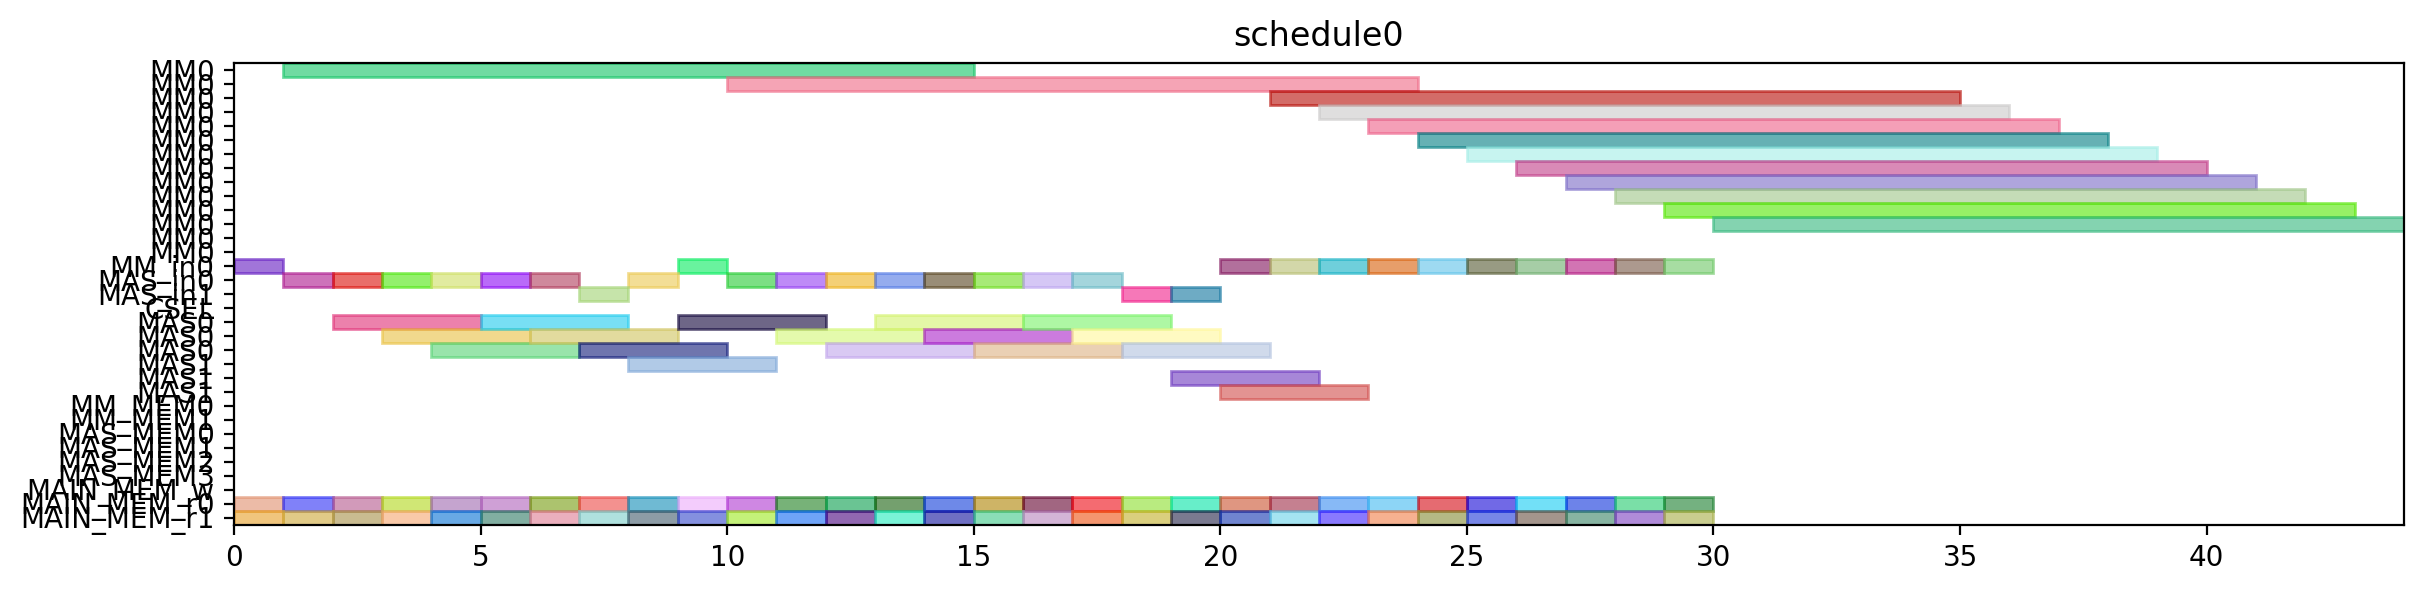

Generate this figure with Python:
from pyschedule import Scenario, solvers, plotters, alt


def solve():
	horizon = 120
	S = Scenario("schedule0", horizon=horizon)

	# resource
	MM = S.Resources('MM', num=1, size=14)
	MM_in = S.Resources('MM_in', num=1)
	MAS_in = S.Resources('MAS_in', num=2)
	CSEL = S.Resource('CSEL')
	MAS = S.Resources('MAS', num=2, size=3, periods=range(1, horizon))
	MM_MEM = S.Resources('MM_MEM', num=2)
	MAS_MEM = S.Resources('MAS_MEM', num=4)
	MAIN_MEM_w = S.Resource('MAIN_MEM_w', size=1)
	MAIN_MEM_r = S.Resources('MAIN_MEM_r', num=2)

	# result of previous scheduling

	# new tasks
	T1_t0 = S.Task('T1_t0', length=3, delay_cost=1)
	T1_t0 += alt(MAS)
	T1_t0_in = S.Task('T1_t0_in', length=1, delay_cost=1)
	T1_t0_in += alt(MAS_in)
	S += T1_t0_in*MAS_in[0]<=T1_t0*MAS[0]

	S += T1_t0_in*MAS_in[1]<=T1_t0*MAS[1]

	T1_t0_mem0 = S.Task('T1_t0_mem0', length=1, delay_cost=1)
	T1_t0_mem0 += MAIN_MEM_r[0]
	S += T1_t0_mem0 <= T1_t0

	T1_t0_mem1 = S.Task('T1_t0_mem1', length=1, delay_cost=1)
	T1_t0_mem1 += MAIN_MEM_r[1]
	S += T1_t0_mem1 <= T1_t0

	T1_t1 = S.Task('T1_t1', length=3, delay_cost=1)
	T1_t1 += alt(MAS)
	T1_t1_in = S.Task('T1_t1_in', length=1, delay_cost=1)
	T1_t1_in += alt(MAS_in)
	S += T1_t1_in*MAS_in[0]<=T1_t1*MAS[0]

	S += T1_t1_in*MAS_in[1]<=T1_t1*MAS[1]

	T1_t1_mem0 = S.Task('T1_t1_mem0', length=1, delay_cost=1)
	T1_t1_mem0 += MAIN_MEM_r[0]
	S += T1_t1_mem0 <= T1_t1

	T1_t1_mem1 = S.Task('T1_t1_mem1', length=1, delay_cost=1)
	T1_t1_mem1 += MAIN_MEM_r[1]
	S += T1_t1_mem1 <= T1_t1

	T1_t3 = S.Task('T1_t3', length=14, delay_cost=1)
	T1_t3 += alt(MM)
	T1_t3_in = S.Task('T1_t3_in', length=1, delay_cost=1)
	T1_t3_in += alt(MM_in)
	S += T1_t3_in*MM_in[0]<=T1_t3*MM[0]
	T1_t3_mem0 = S.Task('T1_t3_mem0', length=1, delay_cost=1)
	T1_t3_mem0 += MAIN_MEM_r[0]
	S += T1_t3_mem0 <= T1_t3

	T1_t3_mem1 = S.Task('T1_t3_mem1', length=1, delay_cost=1)
	T1_t3_mem1 += MAIN_MEM_r[1]
	S += T1_t3_mem1 <= T1_t3

	T2_t0 = S.Task('T2_t0', length=14, delay_cost=1)
	T2_t0 += alt(MM)
	T2_t0_in = S.Task('T2_t0_in', length=1, delay_cost=1)
	T2_t0_in += alt(MM_in)
	S += T2_t0_in*MM_in[0]<=T2_t0*MM[0]
	T2_t0_mem0 = S.Task('T2_t0_mem0', length=1, delay_cost=1)
	T2_t0_mem0 += MAIN_MEM_r[0]
	S += T2_t0_mem0 <= T2_t0

	T2_t0_mem1 = S.Task('T2_t0_mem1', length=1, delay_cost=1)
	T2_t0_mem1 += MAIN_MEM_r[1]
	S += T2_t0_mem1 <= T2_t0

	T2_t1 = S.Task('T2_t1', length=14, delay_cost=1)
	T2_t1 += alt(MM)
	T2_t1_in = S.Task('T2_t1_in', length=1, delay_cost=1)
	T2_t1_in += alt(MM_in)
	S += T2_t1_in*MM_in[0]<=T2_t1*MM[0]
	T2_t1_mem0 = S.Task('T2_t1_mem0', length=1, delay_cost=1)
	T2_t1_mem0 += MAIN_MEM_r[0]
	S += T2_t1_mem0 <= T2_t1

	T2_t1_mem1 = S.Task('T2_t1_mem1', length=1, delay_cost=1)
	T2_t1_mem1 += MAIN_MEM_r[1]
	S += T2_t1_mem1 <= T2_t1

	T2_t2 = S.Task('T2_t2', length=3, delay_cost=1)
	T2_t2 += alt(MAS)
	T2_t2_in = S.Task('T2_t2_in', length=1, delay_cost=1)
	T2_t2_in += alt(MAS_in)
	S += T2_t2_in*MAS_in[0]<=T2_t2*MAS[0]

	S += T2_t2_in*MAS_in[1]<=T2_t2*MAS[1]

	T2_t2_mem0 = S.Task('T2_t2_mem0', length=1, delay_cost=1)
	T2_t2_mem0 += MAIN_MEM_r[0]
	S += T2_t2_mem0 <= T2_t2

	T2_t2_mem1 = S.Task('T2_t2_mem1', length=1, delay_cost=1)
	T2_t2_mem1 += MAIN_MEM_r[1]
	S += T2_t2_mem1 <= T2_t2

	T2_t3 = S.Task('T2_t3', length=3, delay_cost=1)
	T2_t3 += alt(MAS)
	T2_t3_in = S.Task('T2_t3_in', length=1, delay_cost=1)
	T2_t3_in += alt(MAS_in)
	S += T2_t3_in*MAS_in[0]<=T2_t3*MAS[0]

	S += T2_t3_in*MAS_in[1]<=T2_t3*MAS[1]

	T2_t3_mem0 = S.Task('T2_t3_mem0', length=1, delay_cost=1)
	T2_t3_mem0 += MAIN_MEM_r[0]
	S += T2_t3_mem0 <= T2_t3

	T2_t3_mem1 = S.Task('T2_t3_mem1', length=1, delay_cost=1)
	T2_t3_mem1 += MAIN_MEM_r[1]
	S += T2_t3_mem1 <= T2_t3

	T3_t0 = S.Task('T3_t0', length=14, delay_cost=1)
	T3_t0 += alt(MM)
	T3_t0_in = S.Task('T3_t0_in', length=1, delay_cost=1)
	T3_t0_in += alt(MM_in)
	S += T3_t0_in*MM_in[0]<=T3_t0*MM[0]
	T3_t0_mem0 = S.Task('T3_t0_mem0', length=1, delay_cost=1)
	T3_t0_mem0 += MAIN_MEM_r[0]
	S += T3_t0_mem0 <= T3_t0

	T3_t0_mem1 = S.Task('T3_t0_mem1', length=1, delay_cost=1)
	T3_t0_mem1 += MAIN_MEM_r[1]
	S += T3_t0_mem1 <= T3_t0

	T3_t1 = S.Task('T3_t1', length=14, delay_cost=1)
	T3_t1 += alt(MM)
	T3_t1_in = S.Task('T3_t1_in', length=1, delay_cost=1)
	T3_t1_in += alt(MM_in)
	S += T3_t1_in*MM_in[0]<=T3_t1*MM[0]
	T3_t1_mem0 = S.Task('T3_t1_mem0', length=1, delay_cost=1)
	T3_t1_mem0 += MAIN_MEM_r[0]
	S += T3_t1_mem0 <= T3_t1

	T3_t1_mem1 = S.Task('T3_t1_mem1', length=1, delay_cost=1)
	T3_t1_mem1 += MAIN_MEM_r[1]
	S += T3_t1_mem1 <= T3_t1

	T3_t2 = S.Task('T3_t2', length=3, delay_cost=1)
	T3_t2 += alt(MAS)
	T3_t2_in = S.Task('T3_t2_in', length=1, delay_cost=1)
	T3_t2_in += alt(MAS_in)
	S += T3_t2_in*MAS_in[0]<=T3_t2*MAS[0]

	S += T3_t2_in*MAS_in[1]<=T3_t2*MAS[1]

	T3_t2_mem0 = S.Task('T3_t2_mem0', length=1, delay_cost=1)
	T3_t2_mem0 += MAIN_MEM_r[0]
	S += T3_t2_mem0 <= T3_t2

	T3_t2_mem1 = S.Task('T3_t2_mem1', length=1, delay_cost=1)
	T3_t2_mem1 += MAIN_MEM_r[1]
	S += T3_t2_mem1 <= T3_t2

	T3_t3 = S.Task('T3_t3', length=3, delay_cost=1)
	T3_t3 += alt(MAS)
	T3_t3_in = S.Task('T3_t3_in', length=1, delay_cost=1)
	T3_t3_in += alt(MAS_in)
	S += T3_t3_in*MAS_in[0]<=T3_t3*MAS[0]

	S += T3_t3_in*MAS_in[1]<=T3_t3*MAS[1]

	T3_t3_mem0 = S.Task('T3_t3_mem0', length=1, delay_cost=1)
	T3_t3_mem0 += MAIN_MEM_r[0]
	S += T3_t3_mem0 <= T3_t3

	T3_t3_mem1 = S.Task('T3_t3_mem1', length=1, delay_cost=1)
	T3_t3_mem1 += MAIN_MEM_r[1]
	S += T3_t3_mem1 <= T3_t3

	T4_t0 = S.Task('T4_t0', length=14, delay_cost=1)
	T4_t0 += alt(MM)
	T4_t0_in = S.Task('T4_t0_in', length=1, delay_cost=1)
	T4_t0_in += alt(MM_in)
	S += T4_t0_in*MM_in[0]<=T4_t0*MM[0]
	T4_t0_mem0 = S.Task('T4_t0_mem0', length=1, delay_cost=1)
	T4_t0_mem0 += MAIN_MEM_r[0]
	S += T4_t0_mem0 <= T4_t0

	T4_t0_mem1 = S.Task('T4_t0_mem1', length=1, delay_cost=1)
	T4_t0_mem1 += MAIN_MEM_r[1]
	S += T4_t0_mem1 <= T4_t0

	T4_t1 = S.Task('T4_t1', length=14, delay_cost=1)
	T4_t1 += alt(MM)
	T4_t1_in = S.Task('T4_t1_in', length=1, delay_cost=1)
	T4_t1_in += alt(MM_in)
	S += T4_t1_in*MM_in[0]<=T4_t1*MM[0]
	T4_t1_mem0 = S.Task('T4_t1_mem0', length=1, delay_cost=1)
	T4_t1_mem0 += MAIN_MEM_r[0]
	S += T4_t1_mem0 <= T4_t1

	T4_t1_mem1 = S.Task('T4_t1_mem1', length=1, delay_cost=1)
	T4_t1_mem1 += MAIN_MEM_r[1]
	S += T4_t1_mem1 <= T4_t1

	T4_t2 = S.Task('T4_t2', length=3, delay_cost=1)
	T4_t2 += alt(MAS)
	T4_t2_in = S.Task('T4_t2_in', length=1, delay_cost=1)
	T4_t2_in += alt(MAS_in)
	S += T4_t2_in*MAS_in[0]<=T4_t2*MAS[0]

	S += T4_t2_in*MAS_in[1]<=T4_t2*MAS[1]

	T4_t2_mem0 = S.Task('T4_t2_mem0', length=1, delay_cost=1)
	T4_t2_mem0 += MAIN_MEM_r[0]
	S += T4_t2_mem0 <= T4_t2

	T4_t2_mem1 = S.Task('T4_t2_mem1', length=1, delay_cost=1)
	T4_t2_mem1 += MAIN_MEM_r[1]
	S += T4_t2_mem1 <= T4_t2

	T4_t3 = S.Task('T4_t3', length=3, delay_cost=1)
	T4_t3 += alt(MAS)
	T4_t3_in = S.Task('T4_t3_in', length=1, delay_cost=1)
	T4_t3_in += alt(MAS_in)
	S += T4_t3_in*MAS_in[0]<=T4_t3*MAS[0]

	S += T4_t3_in*MAS_in[1]<=T4_t3*MAS[1]

	T4_t3_mem0 = S.Task('T4_t3_mem0', length=1, delay_cost=1)
	T4_t3_mem0 += MAIN_MEM_r[0]
	S += T4_t3_mem0 <= T4_t3

	T4_t3_mem1 = S.Task('T4_t3_mem1', length=1, delay_cost=1)
	T4_t3_mem1 += MAIN_MEM_r[1]
	S += T4_t3_mem1 <= T4_t3

	T5_t0 = S.Task('T5_t0', length=3, delay_cost=1)
	T5_t0 += alt(MAS)
	T5_t0_in = S.Task('T5_t0_in', length=1, delay_cost=1)
	T5_t0_in += alt(MAS_in)
	S += T5_t0_in*MAS_in[0]<=T5_t0*MAS[0]

	S += T5_t0_in*MAS_in[1]<=T5_t0*MAS[1]

	T5_t0_mem0 = S.Task('T5_t0_mem0', length=1, delay_cost=1)
	T5_t0_mem0 += MAIN_MEM_r[0]
	S += T5_t0_mem0 <= T5_t0

	T5_t0_mem1 = S.Task('T5_t0_mem1', length=1, delay_cost=1)
	T5_t0_mem1 += MAIN_MEM_r[1]
	S += T5_t0_mem1 <= T5_t0

	T5_t1 = S.Task('T5_t1', length=3, delay_cost=1)
	T5_t1 += alt(MAS)
	T5_t1_in = S.Task('T5_t1_in', length=1, delay_cost=1)
	T5_t1_in += alt(MAS_in)
	S += T5_t1_in*MAS_in[0]<=T5_t1*MAS[0]

	S += T5_t1_in*MAS_in[1]<=T5_t1*MAS[1]

	T5_t1_mem0 = S.Task('T5_t1_mem0', length=1, delay_cost=1)
	T5_t1_mem0 += MAIN_MEM_r[0]
	S += T5_t1_mem0 <= T5_t1

	T5_t1_mem1 = S.Task('T5_t1_mem1', length=1, delay_cost=1)
	T5_t1_mem1 += MAIN_MEM_r[1]
	S += T5_t1_mem1 <= T5_t1

	T5_t3 = S.Task('T5_t3', length=14, delay_cost=1)
	T5_t3 += alt(MM)
	T5_t3_in = S.Task('T5_t3_in', length=1, delay_cost=1)
	T5_t3_in += alt(MM_in)
	S += T5_t3_in*MM_in[0]<=T5_t3*MM[0]
	T5_t3_mem0 = S.Task('T5_t3_mem0', length=1, delay_cost=1)
	T5_t3_mem0 += MAIN_MEM_r[0]
	S += T5_t3_mem0 <= T5_t3

	T5_t3_mem1 = S.Task('T5_t3_mem1', length=1, delay_cost=1)
	T5_t3_mem1 += MAIN_MEM_r[1]
	S += T5_t3_mem1 <= T5_t3

	T6_t0 = S.Task('T6_t0', length=14, delay_cost=1)
	T6_t0 += alt(MM)
	T6_t0_in = S.Task('T6_t0_in', length=1, delay_cost=1)
	T6_t0_in += alt(MM_in)
	S += T6_t0_in*MM_in[0]<=T6_t0*MM[0]
	T6_t0_mem0 = S.Task('T6_t0_mem0', length=1, delay_cost=1)
	T6_t0_mem0 += MAIN_MEM_r[0]
	S += T6_t0_mem0 <= T6_t0

	T6_t0_mem1 = S.Task('T6_t0_mem1', length=1, delay_cost=1)
	T6_t0_mem1 += MAIN_MEM_r[1]
	S += T6_t0_mem1 <= T6_t0

	T6_t1 = S.Task('T6_t1', length=14, delay_cost=1)
	T6_t1 += alt(MM)
	T6_t1_in = S.Task('T6_t1_in', length=1, delay_cost=1)
	T6_t1_in += alt(MM_in)
	S += T6_t1_in*MM_in[0]<=T6_t1*MM[0]
	T6_t1_mem0 = S.Task('T6_t1_mem0', length=1, delay_cost=1)
	T6_t1_mem0 += MAIN_MEM_r[0]
	S += T6_t1_mem0 <= T6_t1

	T6_t1_mem1 = S.Task('T6_t1_mem1', length=1, delay_cost=1)
	T6_t1_mem1 += MAIN_MEM_r[1]
	S += T6_t1_mem1 <= T6_t1

	T6_t2 = S.Task('T6_t2', length=3, delay_cost=1)
	T6_t2 += alt(MAS)
	T6_t2_in = S.Task('T6_t2_in', length=1, delay_cost=1)
	T6_t2_in += alt(MAS_in)
	S += T6_t2_in*MAS_in[0]<=T6_t2*MAS[0]

	S += T6_t2_in*MAS_in[1]<=T6_t2*MAS[1]

	T6_t2_mem0 = S.Task('T6_t2_mem0', length=1, delay_cost=1)
	T6_t2_mem0 += MAIN_MEM_r[0]
	S += T6_t2_mem0 <= T6_t2

	T6_t2_mem1 = S.Task('T6_t2_mem1', length=1, delay_cost=1)
	T6_t2_mem1 += MAIN_MEM_r[1]
	S += T6_t2_mem1 <= T6_t2

	T6_t3 = S.Task('T6_t3', length=3, delay_cost=1)
	T6_t3 += alt(MAS)
	T6_t3_in = S.Task('T6_t3_in', length=1, delay_cost=1)
	T6_t3_in += alt(MAS_in)
	S += T6_t3_in*MAS_in[0]<=T6_t3*MAS[0]

	S += T6_t3_in*MAS_in[1]<=T6_t3*MAS[1]

	T6_t3_mem0 = S.Task('T6_t3_mem0', length=1, delay_cost=1)
	T6_t3_mem0 += MAIN_MEM_r[0]
	S += T6_t3_mem0 <= T6_t3

	T6_t3_mem1 = S.Task('T6_t3_mem1', length=1, delay_cost=1)
	T6_t3_mem1 += MAIN_MEM_r[1]
	S += T6_t3_mem1 <= T6_t3

	T7_t0 = S.Task('T7_t0', length=14, delay_cost=1)
	T7_t0 += alt(MM)
	T7_t0_in = S.Task('T7_t0_in', length=1, delay_cost=1)
	T7_t0_in += alt(MM_in)
	S += T7_t0_in*MM_in[0]<=T7_t0*MM[0]
	T7_t0_mem0 = S.Task('T7_t0_mem0', length=1, delay_cost=1)
	T7_t0_mem0 += MAIN_MEM_r[0]
	S += T7_t0_mem0 <= T7_t0

	T7_t0_mem1 = S.Task('T7_t0_mem1', length=1, delay_cost=1)
	T7_t0_mem1 += MAIN_MEM_r[1]
	S += T7_t0_mem1 <= T7_t0

	T7_t1 = S.Task('T7_t1', length=14, delay_cost=1)
	T7_t1 += alt(MM)
	T7_t1_in = S.Task('T7_t1_in', length=1, delay_cost=1)
	T7_t1_in += alt(MM_in)
	S += T7_t1_in*MM_in[0]<=T7_t1*MM[0]
	T7_t1_mem0 = S.Task('T7_t1_mem0', length=1, delay_cost=1)
	T7_t1_mem0 += MAIN_MEM_r[0]
	S += T7_t1_mem0 <= T7_t1

	T7_t1_mem1 = S.Task('T7_t1_mem1', length=1, delay_cost=1)
	T7_t1_mem1 += MAIN_MEM_r[1]
	S += T7_t1_mem1 <= T7_t1

	T7_t2 = S.Task('T7_t2', length=3, delay_cost=1)
	T7_t2 += alt(MAS)
	T7_t2_in = S.Task('T7_t2_in', length=1, delay_cost=1)
	T7_t2_in += alt(MAS_in)
	S += T7_t2_in*MAS_in[0]<=T7_t2*MAS[0]

	S += T7_t2_in*MAS_in[1]<=T7_t2*MAS[1]

	T7_t2_mem0 = S.Task('T7_t2_mem0', length=1, delay_cost=1)
	T7_t2_mem0 += MAIN_MEM_r[0]
	S += T7_t2_mem0 <= T7_t2

	T7_t2_mem1 = S.Task('T7_t2_mem1', length=1, delay_cost=1)
	T7_t2_mem1 += MAIN_MEM_r[1]
	S += T7_t2_mem1 <= T7_t2

	T7_t3 = S.Task('T7_t3', length=3, delay_cost=1)
	T7_t3 += alt(MAS)
	T7_t3_in = S.Task('T7_t3_in', length=1, delay_cost=1)
	T7_t3_in += alt(MAS_in)
	S += T7_t3_in*MAS_in[0]<=T7_t3*MAS[0]

	S += T7_t3_in*MAS_in[1]<=T7_t3*MAS[1]

	T7_t3_mem0 = S.Task('T7_t3_mem0', length=1, delay_cost=1)
	T7_t3_mem0 += MAIN_MEM_r[0]
	S += T7_t3_mem0 <= T7_t3

	T7_t3_mem1 = S.Task('T7_t3_mem1', length=1, delay_cost=1)
	T7_t3_mem1 += MAIN_MEM_r[1]
	S += T7_t3_mem1 <= T7_t3

	T8_t2 = S.Task('T8_t2', length=3, delay_cost=1)
	T8_t2 += alt(MAS)
	T8_t2_in = S.Task('T8_t2_in', length=1, delay_cost=1)
	T8_t2_in += alt(MAS_in)
	S += T8_t2_in*MAS_in[0]<=T8_t2*MAS[0]

	S += T8_t2_in*MAS_in[1]<=T8_t2*MAS[1]

	T8_t2_mem0 = S.Task('T8_t2_mem0', length=1, delay_cost=1)
	T8_t2_mem0 += MAIN_MEM_r[0]
	S += T8_t2_mem0 <= T8_t2

	T8_t2_mem1 = S.Task('T8_t2_mem1', length=1, delay_cost=1)
	T8_t2_mem1 += MAIN_MEM_r[1]
	S += T8_t2_mem1 <= T8_t2

	T9_t2 = S.Task('T9_t2', length=3, delay_cost=1)
	T9_t2 += alt(MAS)
	T9_t2_in = S.Task('T9_t2_in', length=1, delay_cost=1)
	T9_t2_in += alt(MAS_in)
	S += T9_t2_in*MAS_in[0]<=T9_t2*MAS[0]

	S += T9_t2_in*MAS_in[1]<=T9_t2*MAS[1]

	T9_t2_mem0 = S.Task('T9_t2_mem0', length=1, delay_cost=1)
	T9_t2_mem0 += MAIN_MEM_r[0]
	S += T9_t2_mem0 <= T9_t2

	T9_t2_mem1 = S.Task('T9_t2_mem1', length=1, delay_cost=1)
	T9_t2_mem1 += MAIN_MEM_r[1]
	S += T9_t2_mem1 <= T9_t2

	T10_t2 = S.Task('T10_t2', length=3, delay_cost=1)
	T10_t2 += alt(MAS)
	T10_t2_in = S.Task('T10_t2_in', length=1, delay_cost=1)
	T10_t2_in += alt(MAS_in)
	S += T10_t2_in*MAS_in[0]<=T10_t2*MAS[0]

	S += T10_t2_in*MAS_in[1]<=T10_t2*MAS[1]

	T10_t2_mem0 = S.Task('T10_t2_mem0', length=1, delay_cost=1)
	T10_t2_mem0 += MAIN_MEM_r[0]
	S += T10_t2_mem0 <= T10_t2

	T10_t2_mem1 = S.Task('T10_t2_mem1', length=1, delay_cost=1)
	T10_t2_mem1 += MAIN_MEM_r[1]
	S += T10_t2_mem1 <= T10_t2

	T11_t2 = S.Task('T11_t2', length=3, delay_cost=1)
	T11_t2 += alt(MAS)
	T11_t2_in = S.Task('T11_t2_in', length=1, delay_cost=1)
	T11_t2_in += alt(MAS_in)
	S += T11_t2_in*MAS_in[0]<=T11_t2*MAS[0]

	S += T11_t2_in*MAS_in[1]<=T11_t2*MAS[1]

	T11_t2_mem0 = S.Task('T11_t2_mem0', length=1, delay_cost=1)
	T11_t2_mem0 += MAIN_MEM_r[0]
	S += T11_t2_mem0 <= T11_t2

	T11_t2_mem1 = S.Task('T11_t2_mem1', length=1, delay_cost=1)
	T11_t2_mem1 += MAIN_MEM_r[1]
	S += T11_t2_mem1 <= T11_t2

	solvers.mip.solve(S,msg=1,kind='CPLEX',ratio_gap=1.01)

	solution = [['hoge']*len(S.solution()[1]) for i in range(len(S.solution()))]
	for i in range(len(S.solution())):
		for j in range(len(S.solution()[i])):
			solution[i][j]=str(S.solution()[i][j])
	print(solution)

	cycles = int(solution[-1][3])

	pic_file_name = "/mnt/rose/usr1/fukuda/ABE/multiRAM_multiMAS_16mux/scheduling_result/stage14MM1_stage3MAS2/EP2_LADDERMUL/schedule0.png"
	if(S.solution() != []):
		plotters.matplotlib.plot(S,img_filename=pic_file_name, show_task_labels=False, fig_size=(cycles*0.25+3, 3))

	return solution
